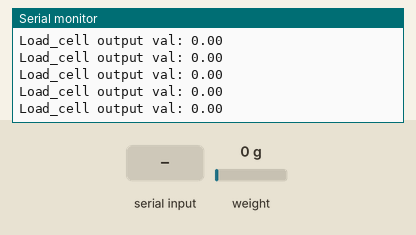
Bench run of a sketch on a simulated ESP8266 (NodeMCU). Parts: the last lines printed to the serial monitor. The inputs (shaded band) are chosen by the test bench; at power-on: weight on the scale 0 g. EEPROM starts erased.

Above: at 3.6 s.
3.7 s: "t" received over Serial
5.2 s: weight on the scale set to 100 g
At 5.22 s:
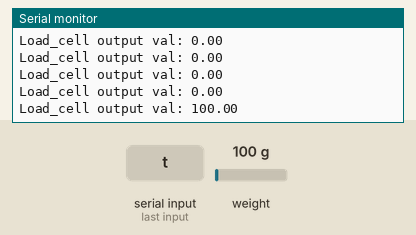
6.7 s: weight on the scale set to 1250 g
At 6.72 s:
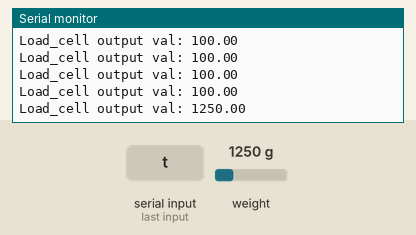
Timing chart, 0 to 9.7 s (numbered marks = the images above; inputs shaded):
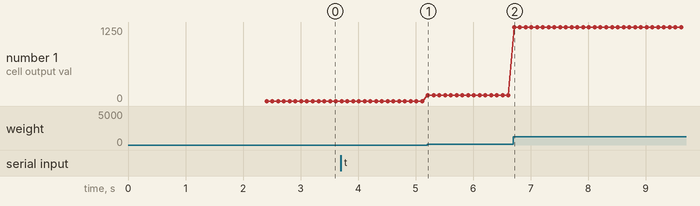

The sketch:

Read_1x_load_cell.ino
```cpp
#include <HX711_ADC.h>
#if defined(ESP8266)|| defined(ESP32) || defined(AVR)
#include <EEPROM.h>
#endif

//pins:
const int HX711_dout = 4;
const int HX711_sck = 5;


HX711_ADC LoadCell(HX711_dout, HX711_sck);

const int calVal_eepromAdress = 0;
unsigned long t = 0;

void setup() {
  Serial.begin(57600); delay(10);
  Serial.println();
  Serial.println("Starting...");

  LoadCell.begin();
  float calibrationValue;
  calibrationValue = 696.0; // uncomment this if you want to set the calibration value in the sketch
#if defined(ESP8266)|| defined(ESP32)
  //EEPROM.begin(512); // uncomment this if you use ESP8266/ESP32 and want to fetch the calibration value from eeprom
#endif
  EEPROM.get(calVal_eepromAdress, calibrationValue);

  unsigned long stabilizingtime = 2000;
  boolean _tare = true;
  LoadCell.start(stabilizingtime, _tare);
  if (LoadCell.getTareTimeoutFlag()) {
    Serial.println("Timeout");
    while (1);
  }
  else {
    LoadCell.setCalFactor(calibrationValue);
    Serial.println("Startup is complete");
  }
}

void loop() {
  static boolean newDataReady = 0;
  const int serialPrintInterval = 0;

  if (LoadCell.update()) newDataReady = true;

  if (newDataReady) {
    if (millis() > t + serialPrintInterval) {
      float i = LoadCell.getData();
      Serial.print("Load_cell output val: ");
      Serial.println(i);
      newDataReady = 0;
      t = millis();
    }
  }

  if (Serial.available() > 0) {
    char inByte = Serial.read();
    if (inByte == 't') LoadCell.tareNoDelay();
  }

  if (LoadCell.getTareStatus() == true) {
    Serial.println("Tare complete");
  }

}
```

Measured:
- after the input at 5.2 s, the serial monitor: prints a new line at once (image 1)
- after the input at 6.7 s, the serial monitor: prints a new line at once (image 2)
- plotted number 1: 0 → 100 after the input at 5.2 s, 100 → 1250 after the input at 6.7 s
